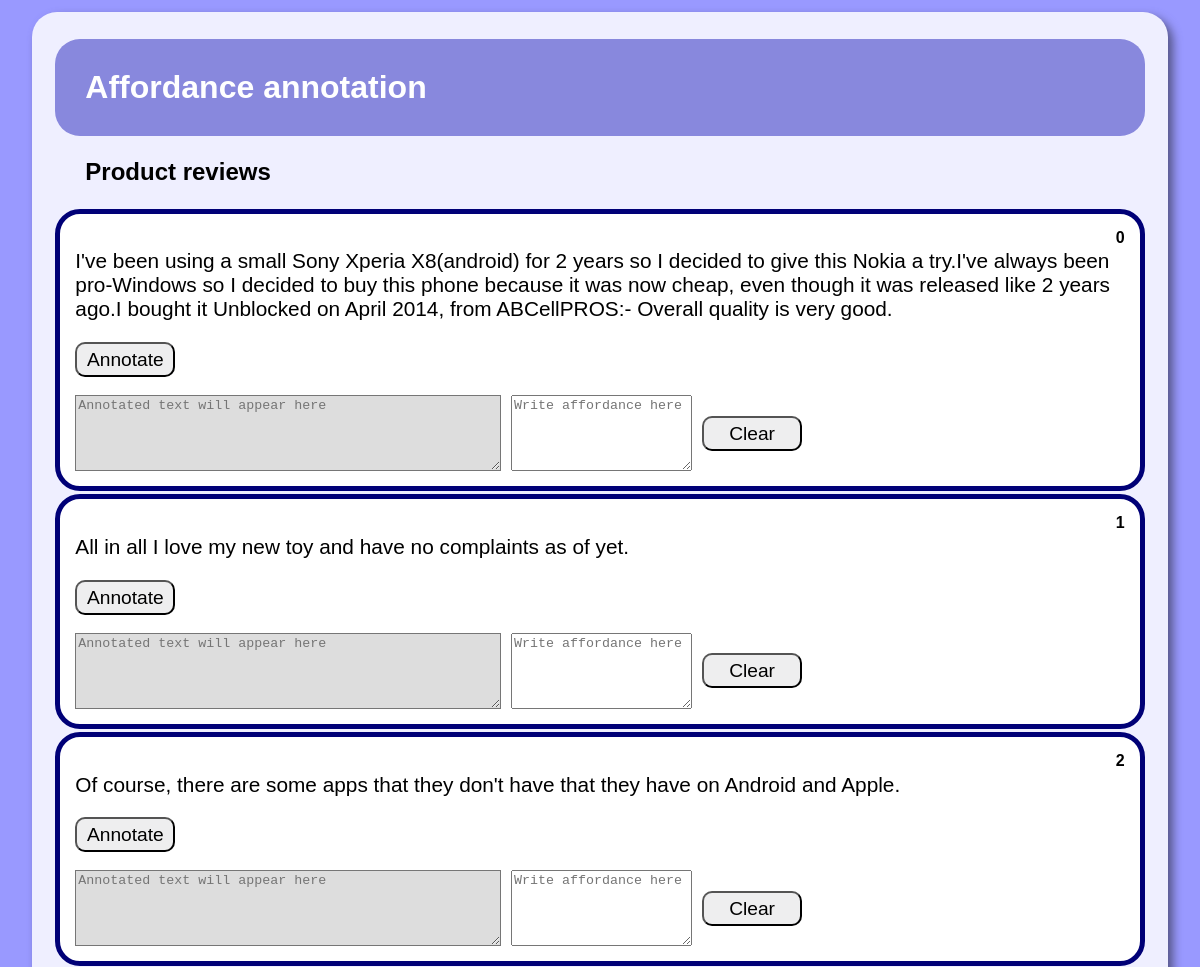
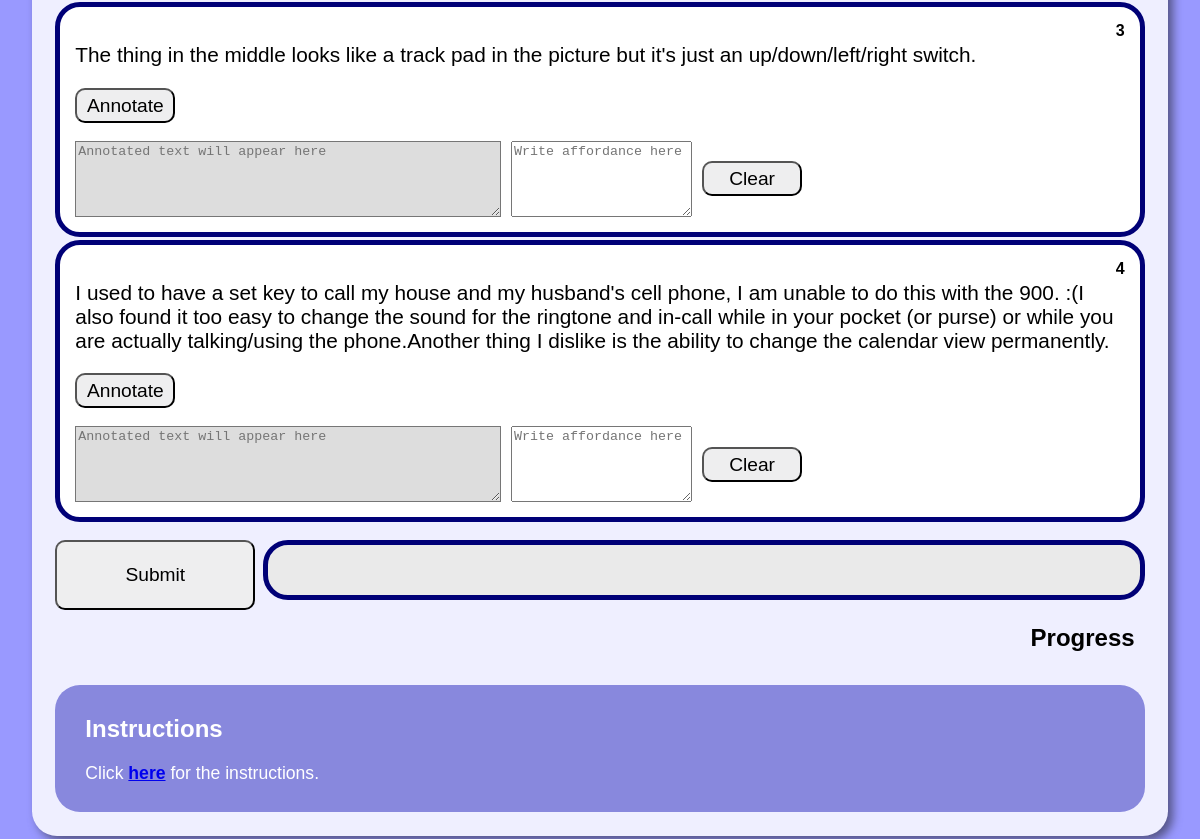
Screenshot of /app.php (signed in) with the database file from the repository (2 pictures, top to bottom).
### tables this page shows
CREATE TABLE IF NOT EXISTS `reviewsentence_2000` (
  `ID` int(11) NOT NULL AUTO_INCREMENT,
  `sentenceID` int(11) NOT NULL,
  `reviewID` int(11) NOT NULL,
  `text` text NOT NULL,
  PRIMARY KEY (`ID`)
);

CREATE TABLE IF NOT EXISTS `annotation` (
  `ID` int(11) NOT NULL AUTO_INCREMENT,
  `reviewSentenceID` int(11) NOT NULL,
  `UserID` int(11) NOT NULL,
  `annotated` tinyint(1) NOT NULL,
  PRIMARY KEY (`ID`)
);

### app.php (the view, shortened to what this page needs)
<!DOCTYPE html>
<html>
	<body>
	<div id = "wrapper">
		<h1 id = "title">Affordance annotation</h1>
		<h2 style= "margin-left: 30px">Product reviews</h2>
		<form id="review" style ="width: 100%; display: inline-block" action= "insert.php" method="post">
		<?php
			$servername = "localhost";
			$username = "root";
			$password = "";
			$dbname = "db_actionverb_autogenerated_affordance_2000_v2";
			$conn =  mysqli_connect($servername, $username, $password, $dbname);
			$sql = "SELECT a.ID,  rs.text FROM `reviewsentence_2000` as rs inner JOIN annotation as a on a.reviewsentenceID = rs.ID  where a.userID = ".$_SESSION["UID"]." and a.annotated = 0";
			$result = mysqli_query($conn, $sql) or die(mysqli_error($conn));
			$counter = 0;
			while($row = mysqli_fetch_assoc($result) and $counter < 5) {
				echo "<div class = 'sentence'>";
				echo "<div style = 'float: right; margin-left: 10px;'><b>".($row["ID"]-3)."</b></div>";
				echo "<p id = " . $row["ID"]."  class= 'review'> ". $row["text"]."</p>";
				echo "<input type='button'  value = 'Annotate' onmousedown='getSelText()' style = 'width : 100px; height: 35px; margin-right: 25px;'>";
				echo "<br><br>";
				echo "<textarea readonly class = 'text-grey' id='a".$row["ID"]."' name = 'a".$row["ID"]."' rows='3' placeholder = 'Annotated text will appear here' form='review' style = 'width: 40%; height : 70px'></textarea>";
				echo "<textarea class = 'text' id='t".$row["ID"]."' name = 't".$row["ID"]."' rows='3' placeholder = 'Write affordance here' form='review' style = 'height : 70px'></textarea>";
				echo "<input type='button'  value = 'Clear' onmousedown='clearSelect(this)' style = 'width : 100px; height: 35px; float: none;vertical-align: middle;'>";
				echo "</div>";
				$counter += 1;
			}
		?>
		<br>
			<input type="submit"  value = "Submit"  style = "width : 200px; height: 70px; ">
			<div class= "bar-border">
			</div>
			<label class = "progress">Progress</label>
		</form>
		<br>
		<div id = "instructions">
			<h2>Instructions</h2>
			<p style = "font-size : 110%">Click <b><a href = "Instructions.pdf" target="_blank">here</a></b> for the instructions.</p>
		</div>
	</div>
	</body>
</html>

### app.php (style rules this page uses)
body { background-color: #9999ff; font-family: Arial, Helvetica, sans-serif; }
#wrapper { margin-left: 2%; margin-right:2%; margin-top: 1%; margin-bottom: 1%; padding:0.5% 2% 2% 2%; background-color: #efefff; box-shadow: 5px 5px 10px #555588; border-radius: 25px; }
.sentence { border : solid 5px #000077; padding : 15px; margin-top : 3px; background-color: #FFFFFF; border-radius: 25px; }
.review { font-size: 130%; }
.text { margin-right: 10px; float: none;vertical-align: middle; }
.text-grey { margin-right: 10px; background-color: #dddddd; float: none;vertical-align: middle; }
#title { background-color: #8888dd; color : white; padding: 30px; border-radius: 25px; }
#instructions { background-color: #8888dd; color : white; padding: 10px; margin-top : 20px; border-radius: 25px; padding-left: 30px; }
.bar-border { border: solid 5px #000077; background-color: #eaeaea; height: 50px; width: 80%; float: right; border-radius: 25px; overflow: hidden; }
.progress { float:right; text-align: center; font-weight:bold; font-size: 150%; line-height: 55px; margin-right: 10px }
input { border-radius: 10px; font-size: 120%; background-color: #eeeeef; padding: 5px; }

### rows the page displays
reviewsentence_2000: annotation.ID "0", text "I've been using a small Sony Xperia X8(android) for 2 years so I decided to give this Nokia a try.I've always been pro-Windows so I decided to buy this phone because it was now cheap, even though it was released like 2 years ago.I bought it Unblocked on April 2014, from ABCellPROS:- Overall quality is very good.", ID "Annotated text will appear here", ID "Write affordance here"
reviewsentence_2000: annotation.ID "1", text "All in all I love my new toy and have no complaints as of yet.", ID "Annotated text will appear here", ID "Write affordance here"
reviewsentence_2000: annotation.ID "2", text "Of course, there are some apps that they don't have that they have on Android and Apple.", ID "Annotated text will appear here", ID "Write affordance here"
reviewsentence_2000: annotation.ID "3", text "The thing in the middle looks like a track pad in the picture but it's just an up/down/left/right switch.", ID "Annotated text will appear here", ID "Write affordance here"
reviewsentence_2000: annotation.ID "4", text "I used to have a set key to call my house and my husband's cell phone, I am unable to do this with the 900. :(I also found it too easy to change the sound for the ringtone and in-call while in your pocket (or purse) or while you are actually talking/using the phone.Another thing I dislike is the ability to change the calendar view permanently.", ID "Annotated text will appear here", ID "Write affordance here"
